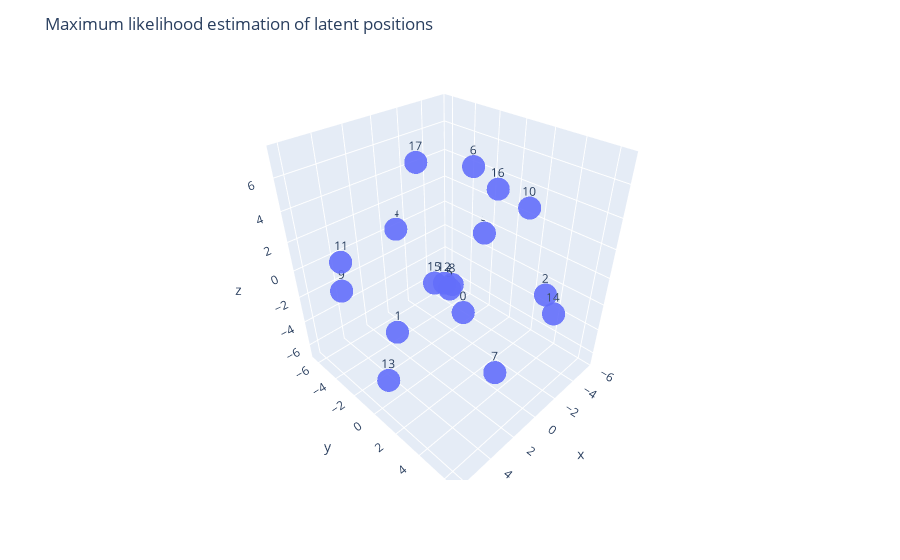

Notebook code cell kept with this figure:
### Markdown cell above
### Frequentist inference

### Code cell
Z_init = np.random.randn(n, 3)
a_init = np.random.randn()

Z_ML, a_ML, historyZ, historya =  SearchingMLE(G, Z_init ,a_init,1000)
print("Initial log-likelihood:", loglikelihood(G,Z_init,a_init))
print("Final log-likelihood:", loglikelihood(G,Z_ML,a_ML))
print("Final alpha:", a_ML)
Y_ML = np.zeros((n, n))
for i in range(n):
    for j in range(n):
        if j != i:
            Y_ML[i,j] = expit(a_ML - 0.5 * np.linalg.norm(Z_ML[i] - Z_ML[j])**2)


df = pd.DataFrame(Z_ML, columns=['x', 'y', 'z'])
df['node'] = list(G.nodes)
fig = px.scatter_3d(df, x='x', y='y', z='z', text='node', opacity=0.9)
fig.update_layout(title='Maximum likelihood estimation of latent positions')
fig.show()

plt.figure(figsize=(15,5))
plt.subplot(1,3,1)
plt.plot([loglikelihood(G, historyZ[t],historya[t]) for t in range(len(historya))])
plt.title("Loglikelihood through optimization algorithm")
plt.subplot(1,3,2)
sns.heatmap(Y, annot=False, cmap="Blues", cbar=False, square=True, linewidths=0.5, linecolor='white')
plt.title("True sociomatrix matrix")
plt.subplot(1,3,3)
sns.heatmap(Y_ML, annot=False, cmap="Reds", cbar=False, square=True, linewidths=0.5, linecolor='white')
plt.title("Estimated sociomatrix matrix")
plt.show()

### Figure 1 — Plotly figure (JSON) as saved in the notebook; plotly's stock layout.template omitted (floating-point values rounded to 4 significant figures)
{"data": [{"hovertemplate": "x=%{x}<br>y=%{y}<br>z=%{z}<br>node=%{text}<extra></extra>", "legendgroup": "", "marker": {"color": "#636efa", "opacity": 0.9, "symbol": "circle"}, "mode": "markers+text", "name": "", "scene": "scene", "showlegend": false, "text": [0, 1, 2, 3, 4, 5, 6, 7, 8, 9, 10, 11, 12, 13, 14, 15, 16, 17], "type": "scatter3d", "x": [-3.546, 1.628, -5.238, -5.653, -0.9212, 0.5727, -3.599, -0.6905, -0.02694, 5.036, -3.387, 5.299, 1.398, 6.233, -0.9906, 4.504, -2.028, 1.98], "y": [-2.418, -3.724, 3.264, -2.519, -6.362, 0.3088, -1.849, 3.129, -0.0785, -4.368, 2.638, -3.538, 0.7148, 1.242, 6.522, 3.246, 1.422, -0.6518], "z": [-6.651, -6.116, -2.801, -0.7787, -0.09063, -0.7672, 5.021, -6.679, -0.9621, -1.048, 4.01, 1.57, 0.3036, -3.51, 0.08145, 3.288, 5.217, 7.347]}], "layout": {"legend": {"tracegroupgap": 0}, "margin": {"t": 60}, "scene": {"domain": {"x": [0, 1], "y": [0, 1]}, "xaxis": {"title": {"text": "x"}}, "yaxis": {"title": {"text": "y"}}, "zaxis": {"title": {"text": "z"}}}, "title": {"text": "Maximum likelihood estimation of latent positions"}}}
